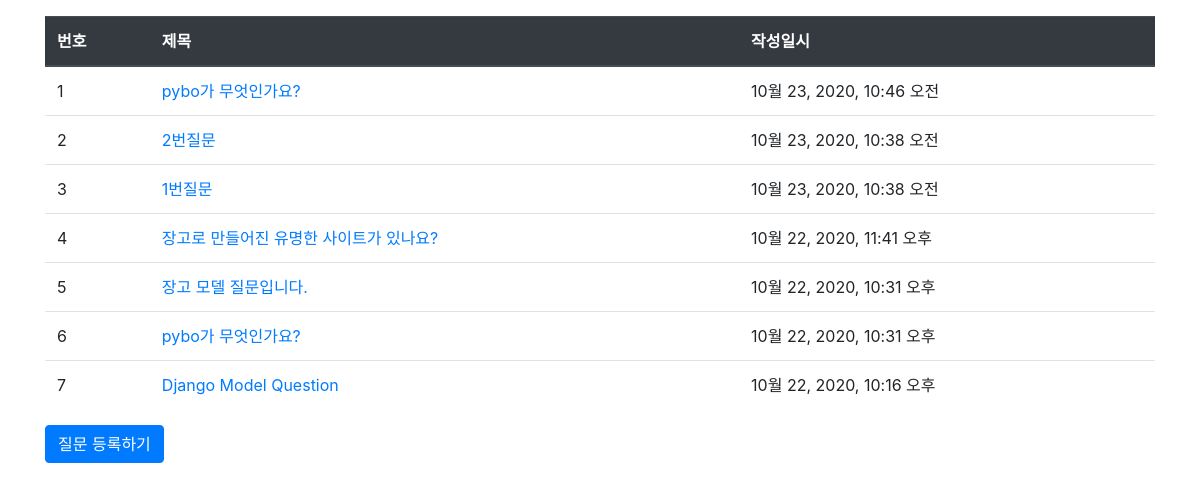
Page /pybo/ on the earlier database version.
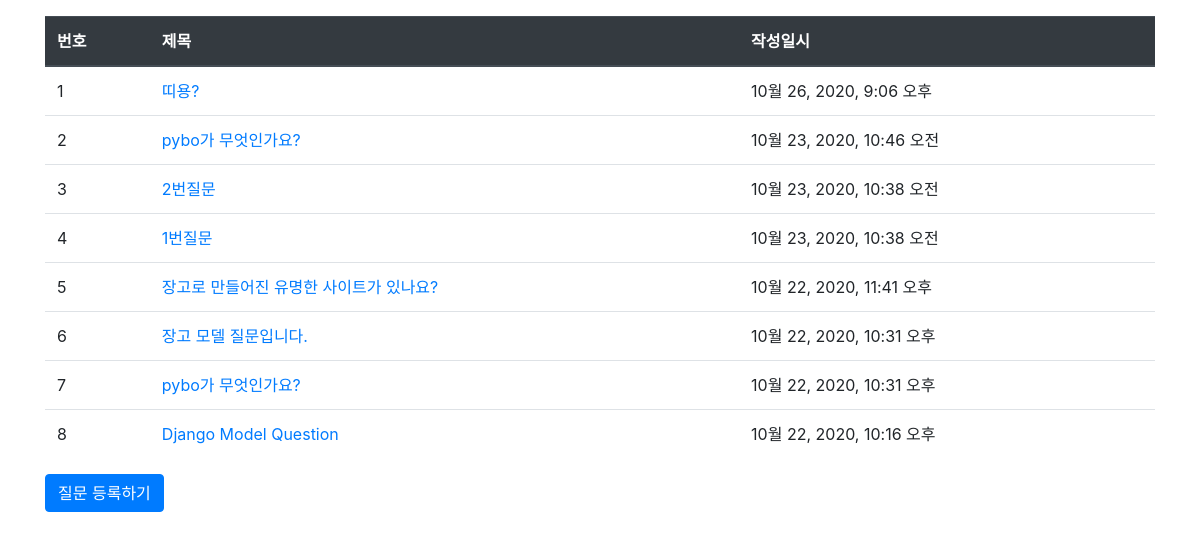
Same page on the later database version.
### pybo/models.py (models this page shows, shortened)
class Question(models.Model):
    subject = models.CharField(max_length=200)
    content = models.TextField()
    create_date = models.DateTimeField()

### pybo/views.py (the view)
# urls.py: path('', views.index, name='index'),
def index(request):
    question_list = Question.objects.order_by('-create_date')
    context = {'question_list': question_list}
    return render(request, 'pybo/question_list.html', context)

### templates/pybo/question_list.html
{% extends 'base.html' %}
{% block content %}
<div class="container my-3">
    <table class="table">
        <thead>
        <tr class="thead-dark">
            <th>번호</th>
            <th>제목</th>
            <th>작성일시</th>
        </tr>
        </thead>
        <tbody>
        {% if question_list %}
        {% for question in question_list %}
        <tr>
            <td>{{ forloop.counter }}</td>
            <td>
                <a href="{% url 'pybo:detail' question.id %}">{{ question.subject }}</a>
            </td>
            <td>{{ question.create_date }}</td>
        </tr>
        {% endfor %}
        {% else %}
        <tr>
            <td colspan="3">질문이 없습니다.</td>
        </tr>
        {% endif %}
        </tbody>
    </table>
    <a href="{% url 'pybo:question_create' %}" class="btn btn-primary">질문 등록하기</a>
</div>
{% endblock %}

Differences in the rows shown:
added Question: subject "띠용?", create_date "10월 26, 2020, 9:06 오후"
